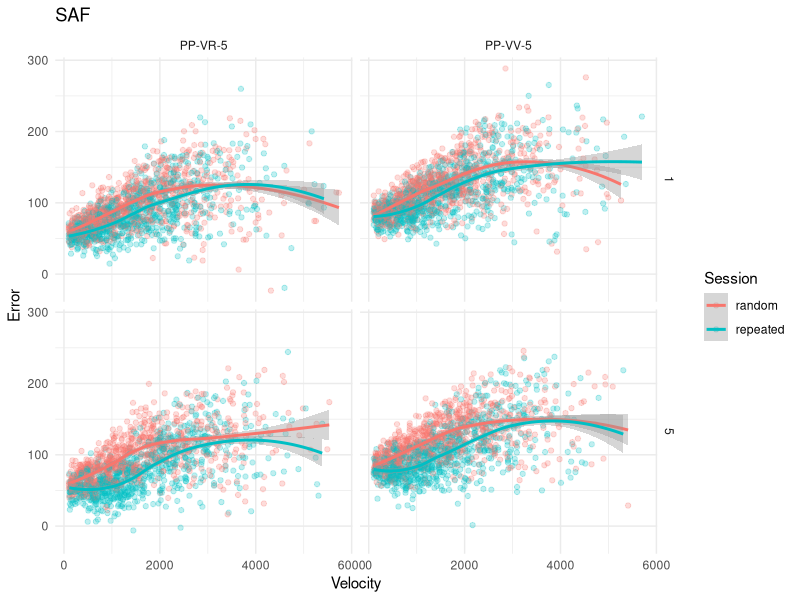
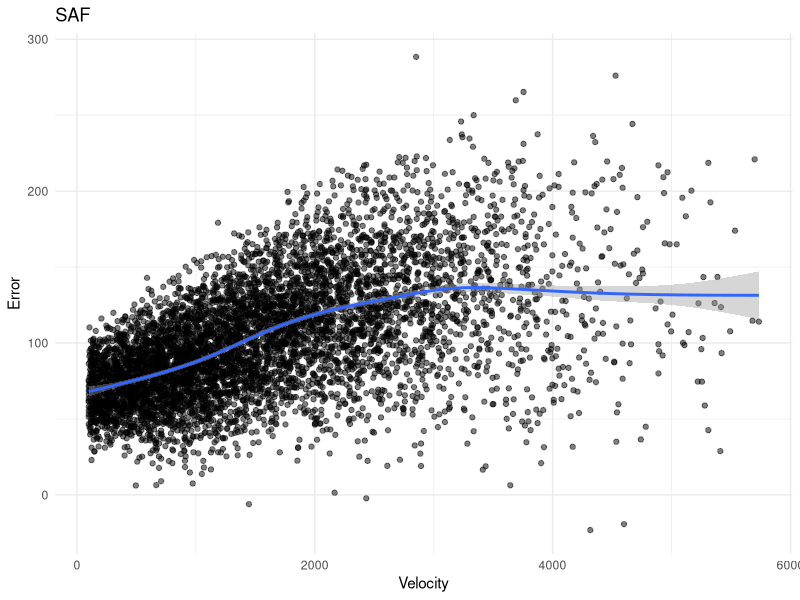

Write R code to recreate these figures, in order.
### FAKE DATA FOR MODELING SAF ###

rm(list=setdiff(ls(), c())) # clear all
graphics.off() # clear figures
cat("\014") # clear console

library(tidyverse)

set.seed(1)

### create a loop that builds a fake dataset using the above equation:

trial_per_figtype = 50
figure_type = c("random","repeated")
session = c(1,5) # sessions
N = 30 # total participants
total_trials = N * length(session) * length(figure_type) * trial_per_figtype

participant_id = rep(1:N, each = trial_per_figtype * length(figure_type) * length(session))
condition = c(rep("PP-VV-5",total_trials/2),rep("PP-VR-5",total_trials/2)) # label groups
sessions = rep((c(rep(1,100),rep(5,100))), N)
figtypes = rep(figure_type, total_trials/2)
speed = rep(NA, total_trials)
error = rep(NA, total_trials)

df <- data.frame(participant_id = participant_id
                 , condition = condition
                 , session = sessions
                 , figure_type = figtypes
                 , speed = speed
                 , error = error
                 , stringsAsFactors=FALSE)

for(i in 1:nrow(df)){
        n = 1
        SD = 10
        
        a = 150 + (ifelse(df$condition[i] == "PP-VR-5", -25, 0)) # feedback group does better overall regardless of anything else.
        b = 75 + (ifelse(df$condition[i] == "PP-VR-5", -25, 0)) # as per above
        c = .002
        d = 1000 + (ifelse(df$figure_type[i] == "repeated", 500, 0)) + # repeated are better by default,
                (ifelse(((df$session[i] == 5) & (df$figure_type[i] == "repeated")), 500, 0)) # and even better after training.
        
        speed = sample(seq(100,6000, length.out = 1000)
                       , n, replace = TRUE
                       , dnorm(seq(-.5,3.5,length=1000)))
        
        SD = 10 + speed*0.01 # variable error (higher weight on speed makes some negative errors though)
        
        error = rnorm(n
                      , (b + ((a - b) / (1 + (exp(-(c*(speed-d)))))))
                      , SD
                      )
        
        # a = upper asymptote
        # b = lower asymptote
        # c = steepest slope
        # d = shift at steepest slope
        
        df[i,5] = speed
        df[i,6] = error
}

df$condition <- as.factor(df$condition)
df$figure_type <- as.factor(df$figure_type)

# PLOTS:

# plot effect of day:
ggplot(df, mapping = aes(
               x = speed, y = error
               , color = factor(figure_type)
       )) + geom_point(na.rm = TRUE, alpha = .25) +
        geom_smooth(na.rm = TRUE) +
        theme_minimal() +
        facet_grid(session ~ condition) +
        labs(title = "SAF"
             , x = "Velocity"
             , y = "Error"
             , color = "Session")

# # plot visualization of "learning" (space between random and repeat):
# ggplot(df, mapping = aes(
#         x = speed, y = error
#         , color = factor(figure_type)
# )) + geom_point(na.rm = TRUE, alpha = .5) + 
#         geom_smooth(na.rm = TRUE) + 
#         theme_minimal() +
#         facet_grid(session ~ condition) +
#         labs(title = "SAF"
#              , x = "Velocity"
#              , y = "Error"
#              , color = "Session")

# plot all data:
ggplot(df, mapping = aes(
        x = speed, y = error
)) + geom_point(na.rm = TRUE, alpha = .5) + 
        geom_smooth(na.rm = TRUE) + 
        theme_minimal() +
        labs(title = "SAF"
             , x = "Velocity"
             , y = "Error"
             , color = "Session")

# curve(dweibull(x,2,5),from=0,to=100)
# curve(dnorm(x,150,75),from=0,to=300)
# curve(dnorm(x,50,25),from=0,to=100)
# curve(dnorm(x,0.002,0.001),from=0,to=0.004)
# curve(dnorm(x,1000,500),from=0,to=2000)

# guesses:

# a_mean <- mean(subset(df, df$speed > quantile(df$speed,3/4))$error)
# a_sd <- sd(subset(df, df$speed > quantile(df$speed,3/4))$error)
# b_mean <- mean(subset(df, df$speed < quantile(df$speed,1/4))$error)
# b_sd <- sd(subset(df, df$speed < quantile(df$speed,1/4))$error)
# c_mean <- (a_mean - b_mean) / (max(df$speed) - min(df$speed)) #(quantile(df$speed,7/8) - quantile(df$speed,1/8))
# d_mean <- mean(subset(df, (df$error < mean(df$error)*1.1) & (df$error > mean(df$error)*0.9))$speed)
# 